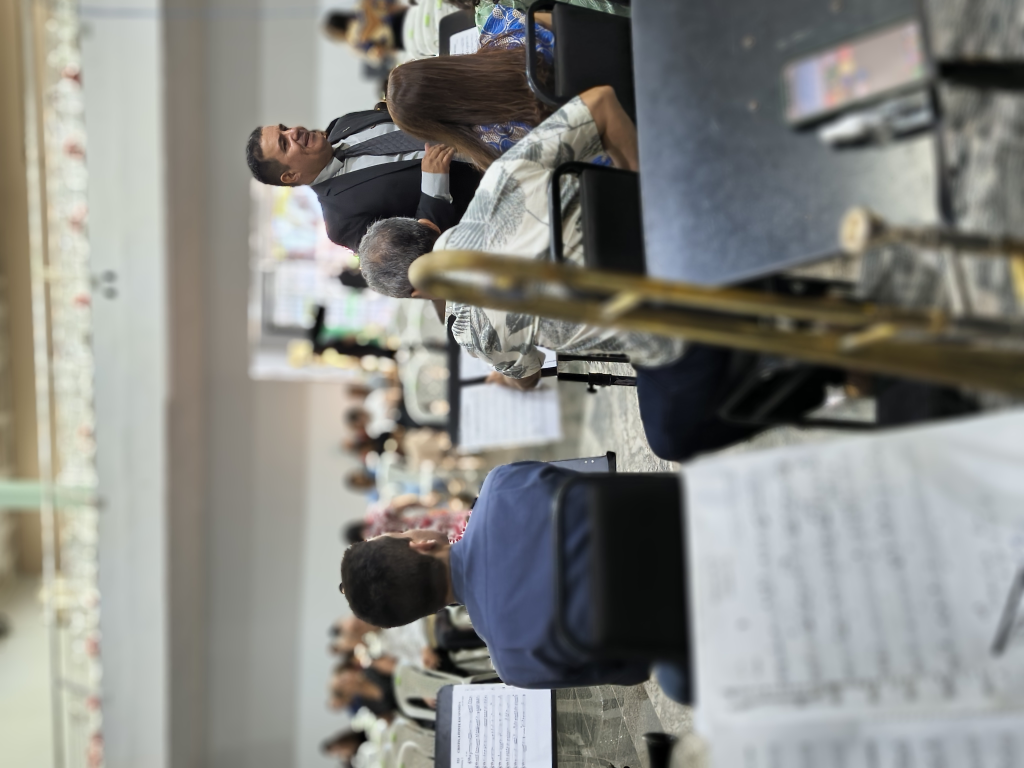
#> input picture nilson-vieira/photo5.jpg, 4096 x 3072 px (shown at 1/4 size)
$ python fix_photo5.py
#> lines starting #> are read from the running program, lines starting #| are printed output that depends on the picture
from PIL import Image, ExifTags

def fix_orientation(image_path):
#> called with image_path = 'nilson-vieira/photo5.jpg'
    try:
        image = Image.open(image_path)
#> image is the input picture: PIL image 4096x3072 RGB; mean R, G, B 134.7, 135.1, 130.8
        for orientation in ExifTags.TAGS.keys():
            if ExifTags.TAGS[orientation] == 'Orientation':
                break

        exif = image._getexif()
#> exif = 47 items
        if exif is not None:
            orientation_val = exif.get(orientation, None)
#> orientation_val = 6
            if orientation_val == 3:
                image = image.rotate(180, expand=True)
            elif orientation_val == 6:
                image = image.rotate(270, expand=True)
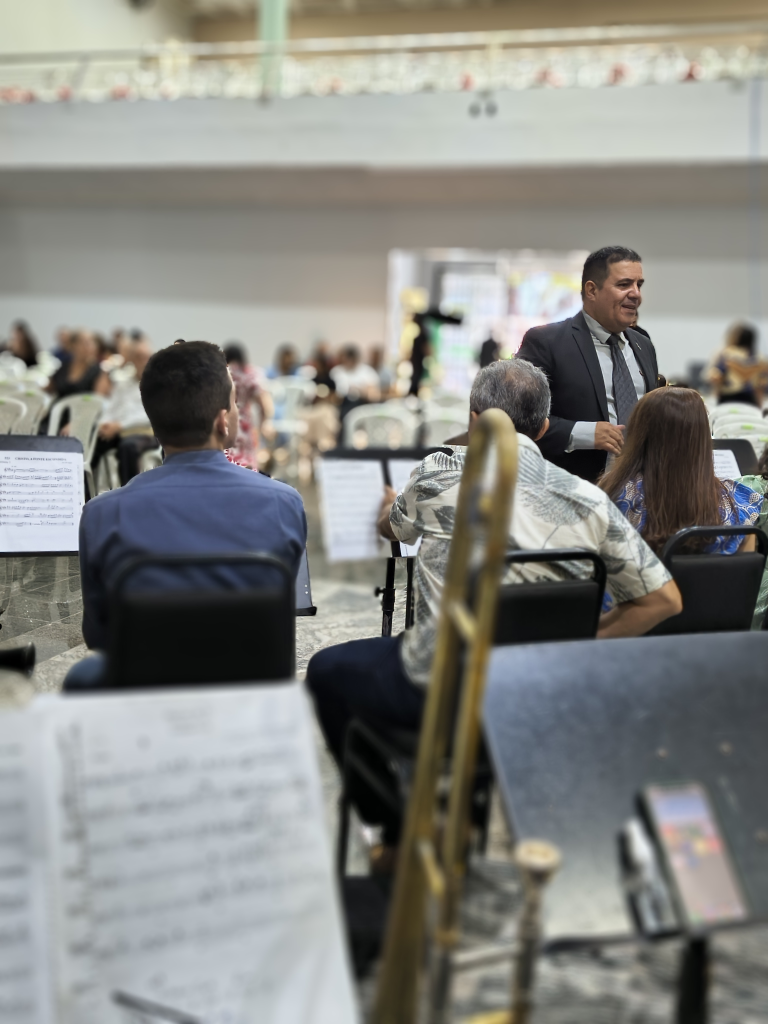
#> image: PIL image 3072x4096 RGB (shown at 1/4 size); mean R, G, B 134.7, 135.1, 130.8
            elif orientation_val == 8:
                image = image.rotate(90, expand=True)

        image.save(image_path)
        print("Fixed orientation for", image_path)
    except Exception as e:
        print("Error fixing orientation:", e)

fix_orientation("nilson-vieira/photo5.jpg")
